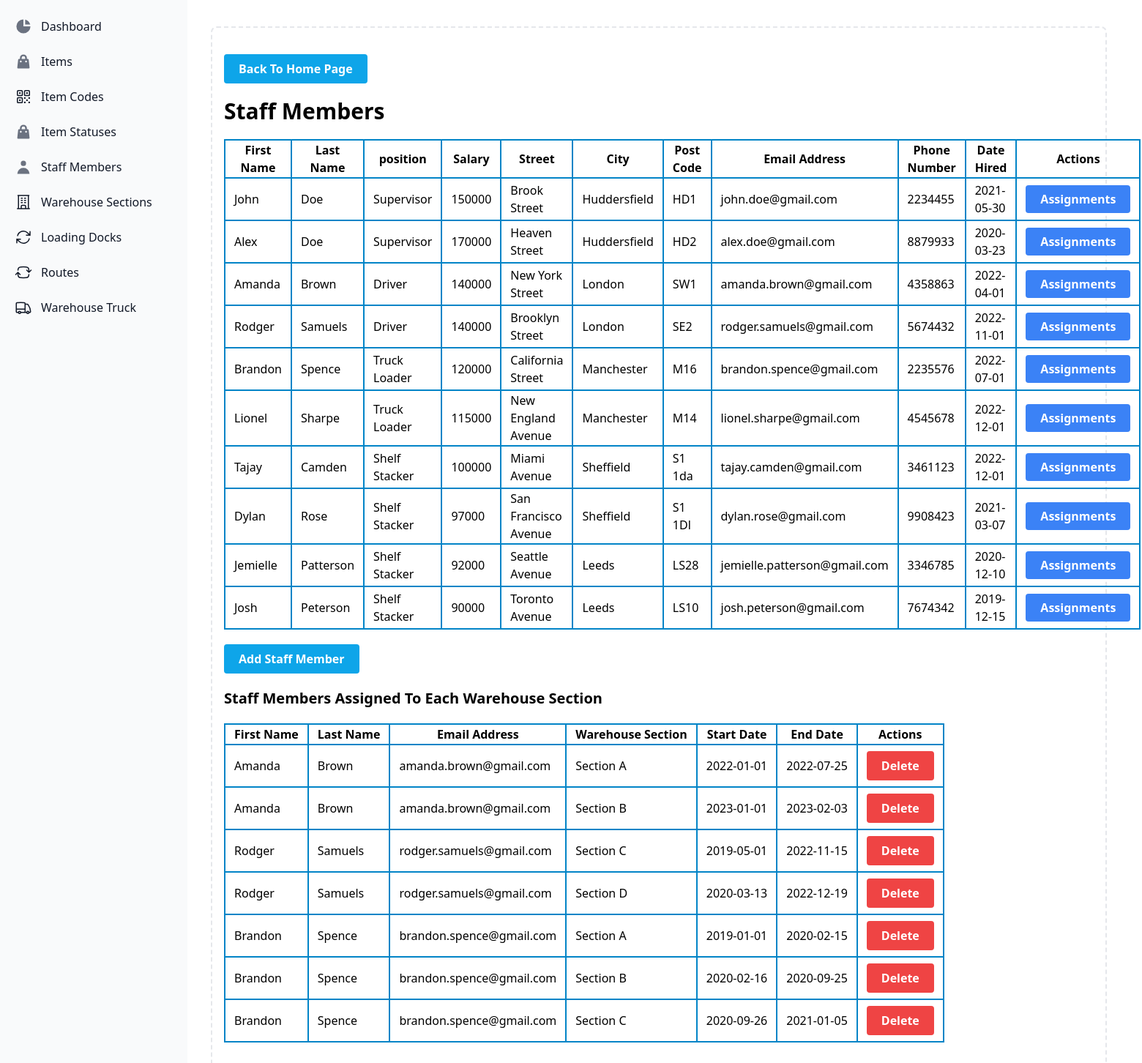
The page /pages/staff.php on the database its author committed.
### tables this page shows
CREATE TABLE Staff (
    id int NOT NULL AUTO_INCREMENT,
    firstName varchar(255),
    lastName varchar(255),
    position varchar(255),
    salary int,
    street varchar(255),
    city varchar(255),
    postCode varchar(255),
    emailAddress varchar(255),
    phoneNumber int,
    dateHired date,
    PRIMARY KEY (id)
);

CREATE TABLE StaffWarehouseSectionAssignment (
    id int NOT NULL AUTO_INCREMENT,
    staffId int,
    warehouseSectionId int,
    startDate date,
    endDate date,
    PRIMARY KEY (id),
    FOREIGN KEY (staffId) REFERENCES Staff(id),
    FOREIGN KEY (warehouseSectionId) REFERENCES WarehouseSection(id)
);

CREATE TABLE WarehouseSection (
    id int NOT NULL AUTO_INCREMENT,
    name varchar(255),
    supervisorId int,
    description varchar(255),
    PRIMARY KEY (id),
    FOREIGN KEY (supervisorId) REFERENCES Staff(id)
);

### pages/staff.php (called while the page is built, shortened)
<?php
include('../layout.php');

### components/staff_table.php (the view)
<?php
$query = "SELECT * FROM staff;";
$results = $conn->query($query);
echo "<table class='my-5 border-collapse table-auto border-spacing-2 border border-slate-500'>";
echo "<tr>";
echo "<th class='px-3 px-3 border-sky-600 border-2 rounded'>First Name</th>";
echo "<th class='px-3 px-3 border-sky-600 border-2 rounded'>Last Name</th>";
echo "<th class='px-3 px-3 border-sky-600 border-2 rounded'>position</th>";
echo "<th class='px-3 px-3 border-sky-600 border-2 rounded'>Salary</th>";
echo "<th class='px-3 px-3 border-sky-600 border-2 rounded'>Street</th>";
echo "<th class='px-3 px-3 border-sky-600 border-2 rounded'>City</th>";
echo "<th class='px-3 px-3 border-sky-600 border-2 rounded'>Post Code</th>";
echo "<th class='px-3 px-3 border-sky-600 border-2 rounded'>Email Address</th>";
echo "<th class='px-3 px-3 border-sky-600 border-2 rounded'>Phone Number</th>";
echo "<th class='px-3 px-3 border-sky-600 border-2 rounded'>Date Hired</th>";
echo "<th class='px-3 px-3 border-sky-600 border-2 rounded'>Actions</th>";
echo "</tr>";
while ($row = $results->fetch_assoc()) {
    echo "<tr>";
    echo "<td class='px-3 px-3 border-sky-600 border-2 rounded'>" . $row['firstName'] . "</td>";
    echo "<td class='px-3 px-3 border-sky-600 border-2 rounded'>" . $row['lastName'] . "</td>";
    echo "<td class='px-3 px-3 border-sky-600 border-2 rounded'>" . $row['position'] . "</td>";
    echo "<td class='px-3 border-sky-600 border-2 rounded'>" . $row['salary'] . "</td>";
    echo "<td class='px-3 border-sky-600 border-2 rounded'>" . $row['street'] . "</td>";
    echo "<td class='px-3 border-sky-600 border-2 rounded'>" . $row['city'] . "</td>";
    echo "<td class='px-3 border-sky-600 border-2 rounded'>" . $row['postCode'] . "</td>";
    echo "<td class='px-3 border-sky-600 border-2 rounded'>" . $row['emailAddress'] . "</td>";
    echo "<td class='px-3 border-sky-600 border-2 rounded'>" . $row['phoneNumber'] . "</td>";
    echo "<td class='px-3 border-sky-600 border-2 rounded'>" . $row['dateHired'] . "</td>";
    echo "<td class='px-3 border-sky-600 border-2 rounded py-4'>
        <a href='staff_assignments.php?staffId=" . $row['id'] ."' class='bg-blue-500 px-5 rounded py-2 font-bold text-white'>Assignments</a>
    </td>";
    echo "</tr>";
}
echo "</table>";
?>

### components/staff_warehouse_section_table.php (shortened to what this page needs)
<?php
$staffWarehouseSectionQuery = "select *, swa.id as staffWarehouseSectionAssignmentId from staff s, warehousesection w, staffwarehousesectionassignment swa
where swa.staffId = s.id and swa.warehouseSectionId = w.id order by staffWarehouseSectionAssignmentId;";
$staffWarehouseSectionResults = $conn->query($staffWarehouseSectionQuery);
echo "<table class='my-5 border-collapse table-auto border-spacing-2 border border-slate-500'>";
echo "<tr>";
echo "<th class='px-3 border-sky-600 border-2 rounded'>First Name</th>";
echo "<th class='px-3 border-sky-600 border-2 rounded'>Last Name</th>";
echo "<th class='px-3 border-sky-600 border-2 rounded'>Email Address</th>";
echo "<th class='px-3 border-sky-600 border-2 rounded'>Warehouse Section</th>";
echo "<th class='px-3 border-sky-600 border-2 rounded'>Start Date</th>";
echo "<th class='px-3 border-sky-600 border-2 rounded'>End Date</th>";
echo "<th class='px-3 border-sky-600 border-2 rounded'>Actions</th>";
echo "</tr>";
while ($row = $staffWarehouseSectionResults->fetch_assoc()) {
    echo "<tr>";
    echo "<td class='px-3 border-sky-600 border-2 rounded'>" . $row['firstName'] . "</td>";
    echo "<td class='px-3 border-sky-600 border-2 rounded'>" . $row['lastName'] . "</td>";
    echo "<td class='px-3 border-sky-600 border-2 rounded'>" . $row['emailAddress'] . "</td>";
    echo "<td class='px-3 border-sky-600 border-2 rounded'>" . $row['name'] . "</td>";
    echo "<td class='px-3 border-sky-600 border-2 rounded'>" . $row['startDate'] . "</td>";
    echo "<td class='px-3 border-sky-600 border-2 rounded'>" . $row['endDate'] . "</td>";
    echo "<td class='px-3 border-sky-600 border-2 rounded py-2'>
 <form method='POST'>
 <input type='hidden' name='deleteStaffWarehouseSectionAssignment'/>
 <input name='staffWarehouseSectionAssignmentId' id='staffWarehouseSectionAssignmentId' type='hidden' value='" .  $row['staffWarehouseSectionAssignmentId'] ."'>
  <button type='submit' class='bg-red-500 px-5 rounded py-2 font-bold text-white'>Delete</button>
  </form> </td>";
    echo "</tr>";
}
echo "</table>";
?>

### rows shown on the page
staff: firstName "John", lastName "Doe", position "Supervisor", salary "150000", street "Brook Street", city "Huddersfield", postCode "HD1", emailAddress "john.doe@gmail.com", phoneNumber "2234455", dateHired "2021-05-30"
staff: firstName "Alex", lastName "Doe", position "Supervisor", salary "170000", street "Heaven Street", city "Huddersfield", postCode "HD2", emailAddress "alex.doe@gmail.com", phoneNumber "8879933", dateHired "2020-03-23"
staff: firstName "Amanda", lastName "Brown", position "Driver", salary "140000", street "New York Street", city "London", postCode "SW1", emailAddress "amanda.brown@gmail.com", phoneNumber "4358863", dateHired "2022-04-01"
staff: firstName "Rodger", lastName "Samuels", position "Driver", salary "140000", street "Brooklyn Street", city "London", postCode "SE2", emailAddress "rodger.samuels@gmail.com", phoneNumber "5674432", dateHired "2022-11-01"
staff: firstName "Brandon", lastName "Spence", position "Truck Loader", salary "120000", street "California Street", city "Manchester", postCode "M16", emailAddress "brandon.spence@gmail.com", phoneNumber "2235576", dateHired "2022-07-01"
staff: firstName "Lionel", lastName "Sharpe", position "Truck Loader", salary "115000", street "New England Avenue", city "Manchester", postCode "M14", emailAddress "lionel.sharpe@gmail.com", phoneNumber "4545678", dateHired "2022-12-01"
staff: firstName "Tajay", lastName "Camden", position "Shelf Stacker", salary "100000", street "Miami Avenue", city "Sheffield", postCode "S1 1da", emailAddress "tajay.camden@gmail.com", phoneNumber "3461123", dateHired "2022-12-01"
staff: firstName "Dylan", lastName "Rose", position "Shelf Stacker", salary "97000", street "San Francisco Avenue", city "Sheffield", postCode "S1 1Dl", emailAddress "dylan.rose@gmail.com", phoneNumber "9908423", dateHired "2021-03-07"
staff: firstName "Jemielle", lastName "Patterson", position "Shelf Stacker", salary "92000", street "Seattle Avenue", city "Leeds", postCode "LS28", emailAddress "jemielle.patterson@gmail.com", phoneNumber "3346785", dateHired "2020-12-10"
staff: firstName "Josh", lastName "Peterson", position "Shelf Stacker", salary "90000", street "Toronto Avenue", city "Leeds", postCode "LS10", emailAddress "josh.peterson@gmail.com", phoneNumber "7674342", dateHired "2019-12-15"
staffwarehousesectionassignment: staffId.firstName "Amanda", staffId.lastName "Brown", staffId.emailAddress "amanda.brown@gmail.com", warehouseSectionId.name "Section A", startDate "2022-01-01", endDate "2022-07-25"
staffwarehousesectionassignment: staffId.firstName "Amanda", staffId.lastName "Brown", staffId.emailAddress "amanda.brown@gmail.com", warehouseSectionId.name "Section B", startDate "2023-01-01", endDate "2023-02-03"
staffwarehousesectionassignment: staffId.firstName "Rodger", staffId.lastName "Samuels", staffId.emailAddress "rodger.samuels@gmail.com", warehouseSectionId.name "Section C", startDate "2019-05-01", endDate "2022-11-15"
staffwarehousesectionassignment: staffId.firstName "Rodger", staffId.lastName "Samuels", staffId.emailAddress "rodger.samuels@gmail.com", warehouseSectionId.name "Section D", startDate "2020-03-13", endDate "2022-12-19"
staffwarehousesectionassignment: staffId.firstName "Brandon", staffId.lastName "Spence", staffId.emailAddress "brandon.spence@gmail.com", warehouseSectionId.name "Section A", startDate "2019-01-01", endDate "2020-02-15"
staffwarehousesectionassignment: staffId.firstName "Brandon", staffId.lastName "Spence", staffId.emailAddress "brandon.spence@gmail.com", warehouseSectionId.name "Section B", startDate "2020-02-16", endDate "2020-09-25"
staffwarehousesectionassignment: staffId.firstName "Brandon", staffId.lastName "Spence", staffId.emailAddress "brandon.spence@gmail.com", warehouseSectionId.name "Section C", startDate "2020-09-26", endDate "2021-01-05"
